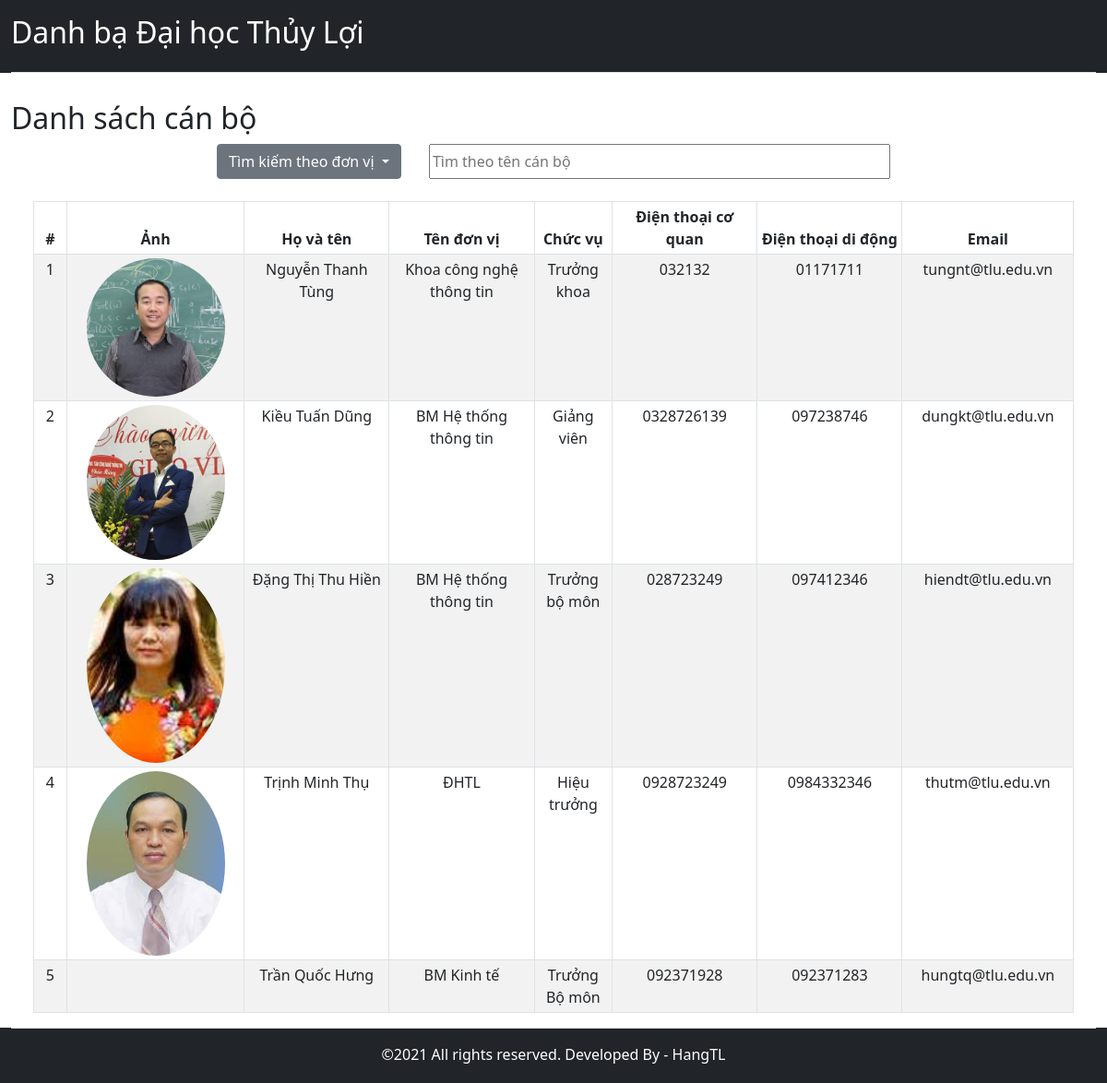
The page / on the database its author committed.
### tables this page shows
CREATE TABLE `tbl_user` (
  `id_user` int(10) UNSIGNED NOT NULL,
  `hoten` varchar(255) NOT NULL,
  `image` varchar(255) DEFAULT NULL,
  `dtcoquan` varchar(15) NOT NULL,
  `email` varchar(255) NOT NULL,
  `dtdidong` varchar(15) NOT NULL,
  `chucvu` varchar(255) NOT NULL,
  `id_coquan` int(10) NOT NULL
);

CREATE TABLE `tbl_coquan` (
  `id_coquan` int(10) NOT NULL,
  `tendonvi` varchar(255) NOT NULL,
  `diachi` varchar(255) NOT NULL,
  `sdt` int(11) NOT NULL,
  `email_coquan` varchar(255) NOT NULL,
  `website` varchar(255) NOT NULL,
  `id_cha` int(10) NOT NULL
);

### index.php (the view, shortened to what this page needs)
<?php
    include('admin/connection.php');
    include("templates/header.php");
?>
<div id="main-main" class="container-fluid" >
        <main>
            <h2 style="margin-top: 30px;">Danh sách cán bộ</h2>
                            <div align="center">
                                <ul class="nav d-flex justify-content-center">
                                    <li class="nav-item">
                                        <div class="dropdown">
                                            <button class="btn btn-secondary dropdown-toggle" type="button" id="dropdownMenuButton1" data-bs-toggle="dropdown" aria-expanded="false">
                                            Tìm kiếm theo đơn vị
                                            </button>
                                        </div>
                                    </li>
                                    <li class="nav-item" style="margin-left: 30px; height: 20px;">
                                        <input style="height: 38px; width: 500px;" class="" type="text" id="myInput" onkeyup="myFunction()" placeholder="Tìm theo tên cán bộ" title="Type in a name">
                                    </li>
                                </ul>
                            <br>
                        </div>
                            <div class="row main-content" style="margin-left: 1%; margin-right: 1%;">
                                <div class=" bg-white">
                                    <div id=" list-content">
                                        <table class="table table-striped table-sm table-bordered" style="" align="center" id="myTable">
                                            <thead>
                                                <tr>
                                                    <th scope="col" style="width: 30px; overflow: hidden; text-align: center;">#</th>
                                                    <th scope="col" style="width: 50px; overflow: hidden; text-align: center;">Ảnh</th>
                                                    <th scope="col" style="width: 100px; overflow: hidden; text-align: center;">Họ và tên</th>
                                                    <th scope="col" style="width: 50px; overflow: hidden; text-align: center;">Tên đơn vị</th>
                                                    <th scope="col" style="width: 50px; overflow: hidden; text-align: center;">Chức vụ</th>
                                                    <th scope="col" style="width: 70px; overflow: hidden; text-align: center;">Điện thoại cơ quan</th>
                                                    <th scope="col" style="width: 90px;  text-align: center;">Điện thoại di động</th>
                                                    <th scope="col" style="width: 90px;  text-align: center;">Email</th>
                                                </tr>
                                            </thead>
                                            <tbody>
                                                <?php
                                                    $sql = "SELECT * FROM tbl_user,tbl_coquan where tbl_user.id_coquan = tbl_coquan.id_coquan";
                                                    $result = mysqli_query($conn,$sql);
                                                    if(mysqli_num_rows($result)>0){
                                                        $i=1;
                                                        while($row = mysqli_fetch_assoc($result)){
                                                ?>
                                                <tr>
                                                    <td style="width: 30px; overflow: hidden; text-align: center;"><?php echo $i; ?></td>
                                                    <td align="center" ><img  style="width: 150px; border-radius: 100%;" src="http://localhost/exam/<?php echo $row['image']; ?>" alt=""></td>
                                                    <td style="width: 130px; overflow: hidden; text-align: center;"><?php echo $row['hoten']; ?></td>
                                                    <td style="width: 130px; overflow: hidden; text-align: center;"><?php echo $row['tendonvi']; ?></td>
                                                    <td style="width: 70px; overflow: hidden; text-align: center;"><?php echo $row['chucvu']; ?></td>
                                                    <td style="width: 130px; overflow: hidden; text-align: center;"><?php echo $row['dtcoquan']; ?></td>
                                                    <td style="width: 130px; overflow: hidden; text-align: center;"> <?php echo $row['dtdidong']; ?></td>
                                                    <td style="width: 130px; overflow: hidden; text-align: center;"> <?php echo $row['email']; ?></td>
                                                <?php
                                                    $i++;
                                                    }
                                                }
                                                ?>
                                          </tbody>
                                        </table>
                                    </div>
                                </div>
                            </div>
                        </div>
    <?php
    include("templates/footer.php");
?>

### templates/header.php (shortened to what this page needs)
<!doctype html>
<html lang="en">
  <head>
    <link href="https://cdn.jsdelivr.net/npm/bootstrap@5.1.0/dist/css/bootstrap.min.css" rel="stylesheet">
    <link rel="stylesheet" href="https://cdn.jsdelivr.net/npm/bootstrap-icons@1.3.0/font/bootstrap-icons.css">
    <link rel="stylesheet" href="../css/style.css">
  </head>
  <body>
    <div class="container-fluid bg-dark">
        <header class="d-flex flex-wrap justify-content-center py-3 border-bottom">
        <a href="http://localhost/Project/admin/index.php" class="d-flex align-items-center mb-3 mb-md-0 me-md-auto text-dark text-decoration-none">
            <h1 class="fs-2 text-white">Danh bạ Đại học Thủy Lợi</h1>
        </a>
        </header>
    </div>

### templates/footer.php (shortened to what this page needs)
<div id="footer-footer" class="container-fluid  bg-dark" style=";  bottom: 0">
    <footer class="d-flex flex-wrap justify-content-between align-items-center py-3 border-top">
        <div class="col-md-12 text-center text-white">
            &copy;2021 All rights reserved. Developed By - <a href="#" class="text-decoration-none text-white">  HangTL</a>
        </div>
    </footer>
</div>
  </body>
</html>

### css/style.css (style rules this page uses)
.container-fluid { margin:0; }
#main-main { margin: 0; }
.main-content { flex-wrap: nowrap; }
#footer-footer { background-color: #C0C0C0; height: 60px; }

### rows shown on the page
tbl_user: image (picture), hoten "Nguyễn Thanh Tùng", id_coquan.tendonvi "Khoa công nghệ thông tin", chucvu "Trưởng khoa", dtcoquan "032132", dtdidong "01171711", email "tungnt@tlu.edu.vn"
tbl_user: image (picture), hoten "Kiều Tuấn Dũng", id_coquan.tendonvi "BM Hệ thống thông tin", chucvu "Giảng viên", dtcoquan "0328726139", dtdidong "097238746", email "dungkt@tlu.edu.vn"
tbl_user: image (picture), hoten "Đặng Thị Thu Hiền", id_coquan.tendonvi "BM Hệ thống thông tin", chucvu "Trưởng bộ môn", dtcoquan "028723249", dtdidong "097412346", email "hiendt@tlu.edu.vn"
tbl_user: image (picture), hoten "Trịnh Minh Thụ", id_coquan.tendonvi "ĐHTL", chucvu "Hiệu trưởng", dtcoquan "0928723249", dtdidong "0984332346", email "thutm@tlu.edu.vn"
tbl_user: hoten "Trần Quốc Hưng", id_coquan.tendonvi "BM Kinh tế", chucvu "Trưởng Bộ môn", dtcoquan "092371928", dtdidong "092371283", email "hungtq@tlu.edu.vn"
